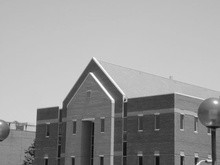
%> input picture Assignment_2/EX2/building.jpg, 220 x 165 px, shrunk from 560 x 420 before the run
$ octave SOBEL.m   (GNU Octave 9; MATLAB toolbox functions it lacks are replaced by stand-ins)
%> lines starting %> are read from the running program, lines starting %| are printed output that depends on the picture
% imgRGB = imread('example.png');
% img = rgb2gray(imgRGB);
img = imread('building.jpg');
%> img is the input picture: size 165x220 uint8; min 9, max 255, mean 154.6

sobel_x = [-1 0 1; -2 0 2; -1 0 1];
sobel_y = [1 2 1; 0 0 0; -1 -2 -1];
mask_size = size(sobel_x);

%%

img_size = size(img);
%> img_size = [165 220]
new_img_sobel_x = zeros(img_size);
m_diff = floor(mask_size(1)/2);
n_diff = floor(mask_size(2)/2);

img_pad = padarray(img, [floor(mask_size(1)/2) floor(mask_size(2)/2)]);
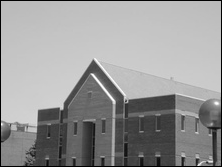
%> img_pad: size 167x222 uint8; min 0, max 255, mean 151.4
for m = 1+m_diff:img_size(1)+m_diff
   for n = 1+n_diff:img_size(2)+n_diff
       mask_sum = 0;
       for temp_m = m-m_diff:m+m_diff
           for temp_n = n-n_diff:n+n_diff
               mask_sum = mask_sum + double(img_pad(temp_m, temp_n)) * sobel_x(m-temp_m+mask_size(1)-m_diff, n-temp_n+mask_size(2)-n_diff);
           end
       end
       new_img_sobel_x(m, n) = mask_sum;
   end
end
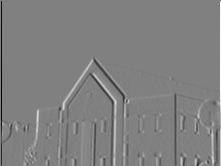
%> new_img_sobel_x: size 166x221 double; min -827, max 812, mean 0.3; drawn with min black and max white

% [9 lines of commented-out code are left out]

%%
new_img_sobel_y = zeros(img_size);

% img = padarray(img, [floor(mask_size(1)/2) floor(mask_size(2)/2)]);
for m = 1+m_diff:img_size(1)+m_diff
   for n = 1+n_diff:img_size(2)+n_diff
       mask_sum = 0;
       for temp_m = m-m_diff:m+m_diff
           for temp_n = n-n_diff:n+n_diff
               mask_sum = mask_sum + double(img_pad(temp_m, temp_n)) * sobel_y(m-temp_m+mask_size(1)-m_diff, n-temp_n+mask_size(2)-n_diff);
           end
       end
       new_img_sobel_y(m, n) = mask_sum;
   end
end
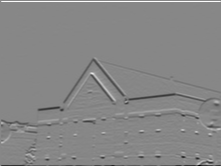
%> new_img_sobel_y: size 166x221 double; min -857, max 760, mean -2.4; drawn with min black and max white
% [10 lines of commented-out code are left out]


%%

edge_img = sqrt(new_img_sobel_x.^2+new_img_sobel_y.^2);
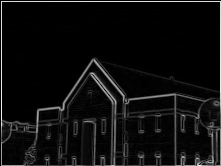
%> edge_img: size 166x221 double; min 0, max 869.9, mean 49.5; drawn with min black and max white

for m = 1:img_size(1)
    for n = 1:img_size(2)
        if edge_img(m, n) <= 120
            edge_img(m, n) = 0;
        elseif edge_img(m, n) > 120
            edge_img(m, n) = 255;
        end
    end
end
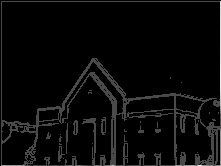
%> edge_img: size 166x221 double; min 0, max 869.9, mean 32.6; drawn with min black and max white


figure
subplot(2,2,1);
imshow(img)
title("Original image")

subplot(2,2,2);
imshow(uint8(new_img_sobel_x))
title("Sobel operator - Gx")

subplot(2,2,3);
imshow(uint8(new_img_sobel_y))
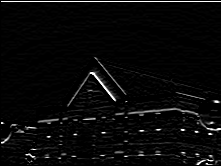
%> displayed picture: size 166x221, on the screen's scale of 0 to 255; min 0, max 255, mean 9.1
title("Sobel operator - Gy")

subplot(2,2,4);
imshow(edge_img)
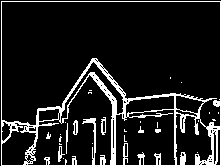
%> displayed picture: size 166x221, on the screen's scale of 0 to 255; 11.8% white in thin lines or dots
title("Sobel operator combined")
